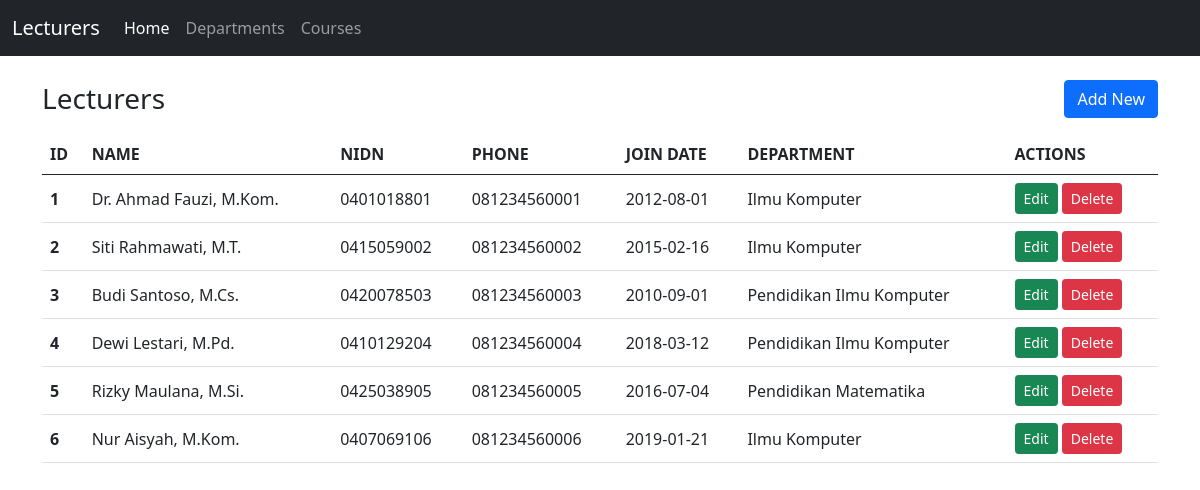
The app's page /Project/index.php with its own data.
### tables this page shows
CREATE TABLE lecturers (
    id            INT AUTO_INCREMENT PRIMARY KEY,
    name          VARCHAR(100) NOT NULL,
    nidn          VARCHAR(10)  NOT NULL,
    phone         VARCHAR(20)  NOT NULL,
    join_date     DATE         NOT NULL,
    department_id INT NULL,
    CONSTRAINT uq_lecturers_nidn UNIQUE (nidn),
    CONSTRAINT fk_lecturers_department
        FOREIGN KEY (department_id) REFERENCES departments (id)
        ON DELETE SET NULL
        ON UPDATE CASCADE
);

CREATE TABLE departments (
    id      INT AUTO_INCREMENT PRIMARY KEY,
    name    VARCHAR(100) NOT NULL,
    faculty VARCHAR(100) NOT NULL,
    CONSTRAINT uq_departments_name UNIQUE (name)
);

### Project/models/DB.php (called while the page is built, shortened)
<?php
class DB
{
    protected $db_host;
    protected $db_user;
    protected $db_pass;
    protected $db_name;
    protected $db_link = null;
    function __construct($db_host, $db_user, $db_pass, $db_name)
    {
        $this->db_host = $db_host;
        $this->db_user = $db_user;
        $this->db_pass = $db_pass;
        $this->db_name = $db_name;
    }
    public function open()
    {
        $this->db_link = new mysqli($this->db_host, $this->db_user, $this->db_pass, $this->db_name);
        $this->db_link->set_charset("utf8mb4");
    }
    public function close()
    {
        $this->db_link = null;
    }
    protected function select($sql, $types = "", $params = array())
    {
        $stmt = $this->db_link->prepare($sql);
        $stmt->execute();
        $result = $stmt->get_result();
        $rows = $result->fetch_all(MYSQLI_ASSOC);
        return $rows;
    }
}

### Project/models/Lecturer.php (called while the page is built, shortened)
<?php
class Lecturer extends DB
{
    public function getAll()
    {
        $sql = "SELECT l.id, l.name, l.nidn, l.phone, l.join_date, l.department_id,
                       d.name AS department_name
                FROM lecturers l
                LEFT JOIN departments d ON d.id = l.department_id
                ORDER BY l.id";
        return $this->select($sql);
    }
}

### Project/controllers/LecturerController.php (called while the page is built, shortened)
<?php
require_once __DIR__ . '/../config.php';
require_once __DIR__ . '/../models/DB.php';
require_once __DIR__ . '/../models/Lecturer.php';
require_once __DIR__ . '/../models/Department.php';
require_once __DIR__ . '/../views/LecturerView.php';
class LecturerController extends BaseController
{
    private $lecturer;
    private $view;
    function __construct()
    {
        $this->lecturer = new Lecturer(Config::$db_host, Config::$db_user, Config::$db_pass, Config::$db_name);
        $this->view = new LecturerView();
    }
    public function index()
    {
        $this->lecturer->open();
        try {
            $data = $this->lecturer->getAll();
        } finally {
            $this->lecturer->close();
        }
        $this->view->renderIndex($data, $this->pullFlash());
    }
}

### Project/views/LecturerView.php (the view, shortened to what this page needs)
<?php
require_once __DIR__ . '/Template.php';
class LecturerView
{
    public function renderIndex($data, $flash)
    {
        $rows = "";
        foreach ($data as $row) {
            $department = ($row["department_name"] === null)
                ? "<span class='text-muted'>-</span>"
                : Template::e($row["department_name"]);
            $rows .= "<tr>"
                . "<th>" . Template::e($row["id"]) . "</th>"
                . "<td>" . Template::e($row["name"]) . "</td>"
                . "<td>" . Template::e($row["nidn"]) . "</td>"
                . "<td>" . Template::e($row["phone"]) . "</td>"
                . "<td>" . Template::e($row["join_date"]) . "</td>"
                . "<td>" . $department . "</td>"
                . "<td>" . Template::actionButtons("index.php", $row["id"]) . "</td>"
                . "</tr>";
        }
    }
}

### Project/index.php (shortened to what this page needs)
<?php
require_once __DIR__ . '/controllers/LecturerController.php';
try {
    $controller = new LecturerController();
    if ($_SERVER['REQUEST_METHOD'] === 'POST') {
        $action = isset($_POST['action']) ? $_POST['action'] : '';
        if ($action === 'store') {
            $controller->store($_POST);
        } elseif ($action === 'update') {
            $controller->update($_POST);
        } elseif ($action === 'delete') {
            $controller->delete($_POST);
        } else {
            $controller->index();
        }
    } else {
        $action = isset($_GET['action']) ? $_GET['action'] : '';
        if ($action === 'create') {
            $controller->create();
        } elseif ($action === 'edit') {
            $controller->edit(isset($_GET['id']) ? $_GET['id'] : '');
        } else {
            $controller->index();
        }
    }
} catch (Throwable $e) {
    ErrorView::render($e);
}

### Project/views/Template.php (shortened to what this page needs)
<?php
class Template
{
    private $content = "";
    private $vars = array();
    function __construct($name)
    {
        $this->filename = dirname(__DIR__) . "/templates/" . $name . ".html";
        $this->content = file_get_contents($this->filename);
    }
    public function replace($key, $value)
    {
        $this->vars["{{" . $key . "}}"] = (string)$value;
    }
    public function getContent()
    {
        return strtr($this->content, $this->vars);
    }
    public function write()
    {
        echo $this->getContent();
    }
    public static function e($value)
    {
        return htmlspecialchars((string)$value, ENT_QUOTES | ENT_SUBSTITUTE, "UTF-8");
    }
    public static function actionButtons($page, $id)
    {
        $id = (int)$id;
        return "<a class='btn btn-success btn-sm' href='" . $page . "?action=edit&amp;id=" . $id . "'>Edit</a> "
            . "<form method='post' action='" . $page . "' class='d-inline' "
            . "onsubmit=\"return confirm('Yakin ingin menghapus data ini?');\">"
            . "<input type='hidden' name='action' value='delete'>"
            . "<input type='hidden' name='id' value='" . $id . "'>"
            . "<button type='submit' class='btn btn-danger btn-sm'>Delete</button>"
            . "</form>";
    }
}

### records on screen
lecturers: id "1", name "Dr. Ahmad Fauzi, M.Kom.", nidn "0401018801", phone "081234560001", join_date "2012-08-01", department.name "Ilmu Komputer"
lecturers: id "2", name "Siti Rahmawati, M.T.", nidn "0415059002", phone "081234560002", join_date "2015-02-16", department.name "Ilmu Komputer"
lecturers: id "3", name "Budi Santoso, M.Cs.", nidn "0420078503", phone "081234560003", join_date "2010-09-01", department.name "Pendidikan Ilmu Komputer"
lecturers: id "4", name "Dewi Lestari, M.Pd.", nidn "0410129204", phone "081234560004", join_date "2018-03-12", department.name "Pendidikan Ilmu Komputer"
lecturers: id "5", name "Rizky Maulana, M.Si.", nidn "0425038905", phone "081234560005", join_date "2016-07-04", department.name "Pendidikan Matematika"
lecturers: id "6", name "Nur Aisyah, M.Kom.", nidn "0407069106", phone "081234560006", join_date "2019-01-21", department.name "Ilmu Komputer"

### other values on screen
$this->getContent() "Lecturers Home Departments Courses Lecturers Add New ID NAME NIDN PHONE JOIN DATE DEPARTMENT ACTIONS"
